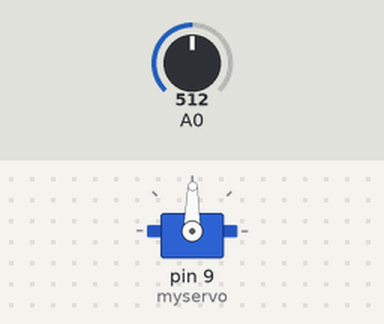
A sketch run on a simulated Arduino Uno, built with avr-gcc and run on an emulated ATmega328P. Parts: servo. Inputs (shaded band) come from the test bench; at power-on: A0 = 512.

Above: at 1.2 s.
1.3 s: A0 set to 716
At 2.1 s:
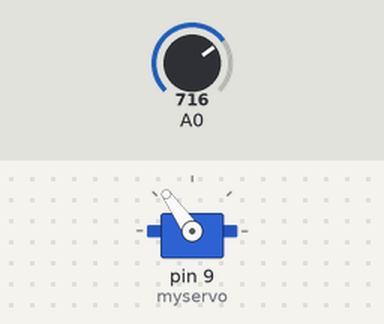
2.8 s: A0 set to 900
At 3.1 s:
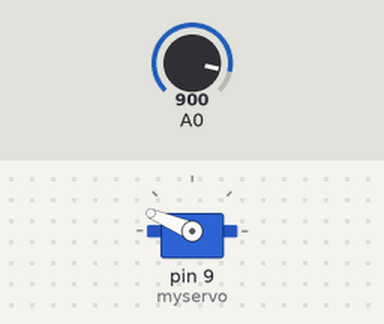
4.3 s: A0 set to 1023
At 5.5 s:
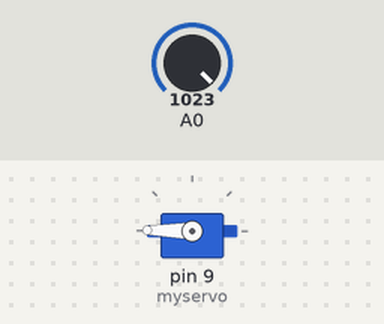
5.8 s: A0 set to 306
At 6.8 s:
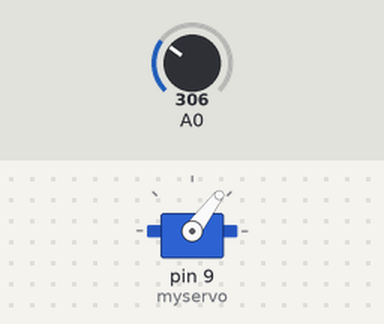
7.3 s: A0 set to 122
At 7.7 s:
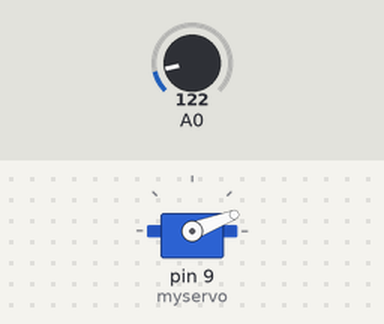
8.8 s: A0 set to 511
At 9.2 s:
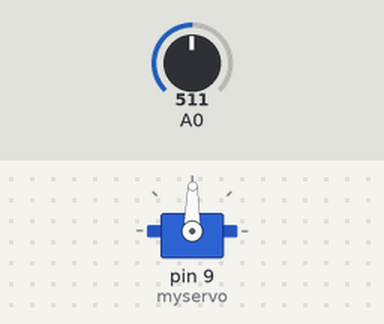
Timing chart, 0 to 11.3 s (numbered marks = the images above; inputs shaded):
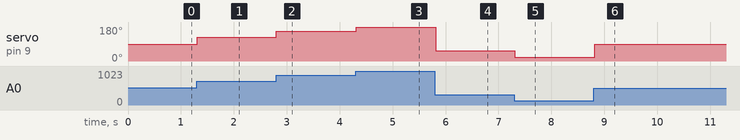

The sketch:

Knob.ino
```cpp
// Controlling a servo position using a potentiometer (variable resistor)
// by Michal Rinott <http://people.interaction-ivrea.it/m.rinott>

#include <Servo.h>

Servo myservo;

void setup()
{
  myservo.attach(9);
}

void loop()
{
  int val = analogRead(0);
  Serial.println(val);
  myservo.write(map(val, 0, 1023, 0, 179));
  delay(15);
}
```

Measured:
- after the input at 1.3 s, servo on pin 9 (myservo): 89° → 125° at once
- after the input at 2.8 s, servo on pin 9 (myservo): 125° → 157° at once
- after the input at 4.3 s, servo on pin 9 (myservo): 157° → 179° at once
- after the input at 5.8 s, servo on pin 9 (myservo): 179° → 53° at once
- after the input at 7.3 s, servo on pin 9 (myservo): 53° → 21° at once
- after the input at 8.8 s, servo on pin 9 (myservo): 21° → 89° at once
